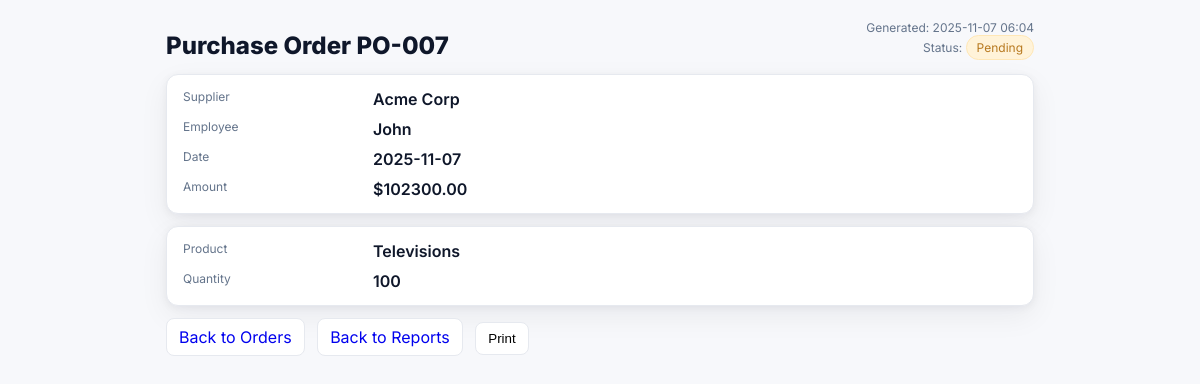
Page /admin/orders/7/view (signed in) on the earlier database version.
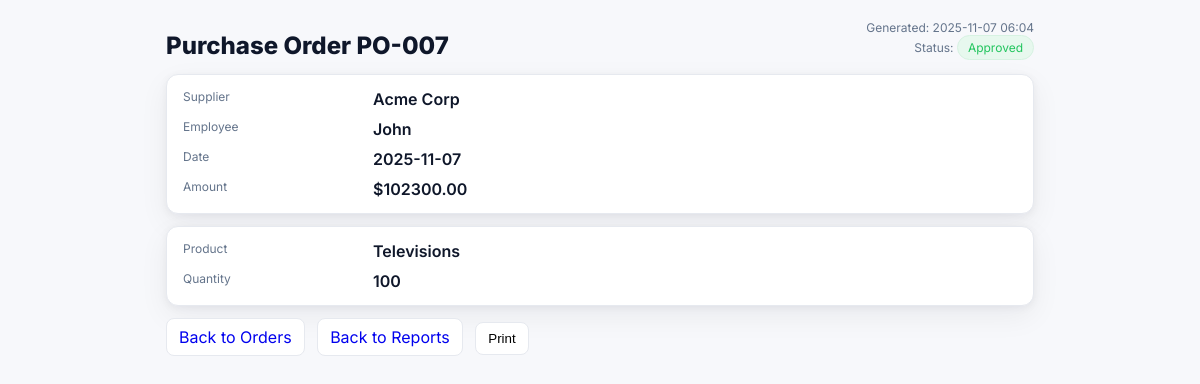
Same page on the later database version.
### models.py (models this page shows, shortened)
class Order(db.Model):
    id = db.Column(db.Integer, primary_key=True)
    code = db.Column(db.String(20), unique=True, nullable=False)     # e.g., "PO-001"
    date = db.Column(db.Date, default=date.today, nullable=False)
    amount = db.Column(db.Float, default=0.0)                         # total dollar amount
    product_name = db.Column(db.String(100))
    quantity = db.Column(db.Integer)
    status = db.Column(db.String(20), default="Pending")              # Pending, Approved, Rejected
    employee_id = db.Column(db.Integer, db.ForeignKey('user.id'), nullable=False)
    supplier_id = db.Column(db.Integer, db.ForeignKey('supplier.id')) # nullable if supplier optional

### app.py (the view)
@app.route('/admin/orders/<int:order_id>/view')
def admin_order_view(order_id):
    if session.get('role') != 'admin':
        flash("Unauthorized access"); return redirect('/')
    o = Order.query.get_or_404(order_id)
    return render_template('admin/order_view.html', o=o, generated_at=datetime.now())

### templates/admin/order_view.html (shortened to what this page needs)
<!doctype html>
<html lang="en">
<head>
  <link rel="stylesheet" href="{{ url_for('static', filename='admin.css') }}">
</head>
<body>
  <div class="ovWrap">
    <div class="ovHead">
      <h1 class="ovTitle">Purchase Order {{ o.code }}</h1>
      <div class="ovMeta">
        Generated: {{ generated_at.strftime('%Y-%m-%d %H:%M') }}<br>
        Status:
        <span class="ovBadge {% if o.status=='Approved' %}ovGreen{% elif o.status=='Rejected' %}ovRed{% else %}ovAmber{% endif %}">
          {{ o.status }}
        </span>
      </div>
    </div>
    <div class="ovCard">
      <div class="ovGrid">
        <div class="ovLabel">Supplier</div><div class="ovValue">{{ o.supplier.name if o.supplier else '-' }}</div>
        <div class="ovLabel">Employee</div><div class="ovValue">{{ o.employee.name if o.employee else '-' }}</div>
        <div class="ovLabel">Date</div><div class="ovValue">{{ o.date }}</div>
        <div class="ovLabel">Amount</div><div class="ovValue">${{ '%.2f'|format(o.amount or 0) }}</div>
      </div>
    </div>
    <div class="ovCard">
      <div class="ovGrid">
        <div class="ovLabel">Product</div><div class="ovValue">{{ o.product_name or '-' }}</div>
        <div class="ovLabel">Quantity</div><div class="ovValue">{{ o.quantity or 0 }}</div>
      </div>
    </div>
    <div class="ovActions">
      <a class="ovBtn" href="{{ url_for('admin_orders') }}">Back to Orders</a>
      <a class="ovBtn" href="{{ url_for('admin_reports') }}">Back to Reports</a>
      <button class="ovBtn" onclick="window.print()">Print</button>
    </div>
  </div>
</body>
</html>

Differences in the rows shown:
changed Order "PO-007": status "Pending" → "Approved"
